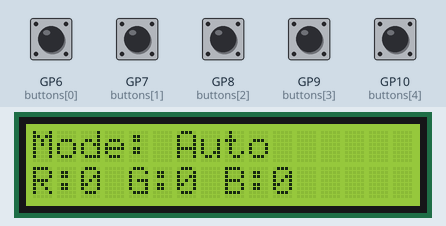
Simulated run of this program. Board: Raspberry Pi Pico running MicroPython. Parts: 16×2 character LCD. The inputs (shaded band) are chosen by the test bench; at power-on: GP6 (buttons[0]), GP7 (buttons[1]), GP8 (buttons[2]), GP9 (buttons[3]), GP10 (buttons[4]) HIGH. Library files of the repository ran but are not shown: pico_i2c_lcd.py.

Above: at 1.2 s.
1.3 s: GP6 (buttons[0]) pulled LOW for 0.15 s
At 2.1 s:
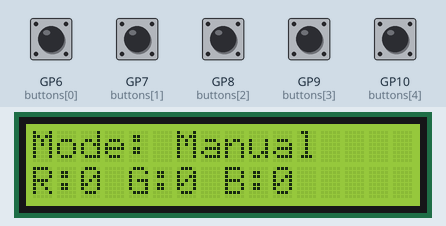
3.0 s: GP8 (buttons[2]) pulled LOW for 0.15 s
At 3.4 s:
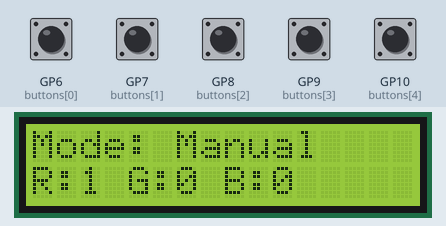
4.6 s: GP9 (buttons[3]) pulled LOW for 0.15 s
At 5.9 s:
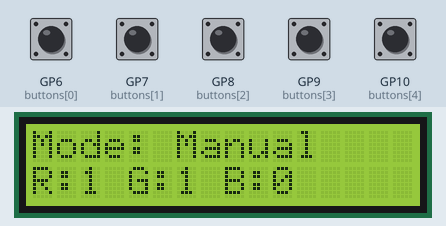
6.2 s: GP10 (buttons[4]) pulled LOW for 0.15 s
At 7.3 s:
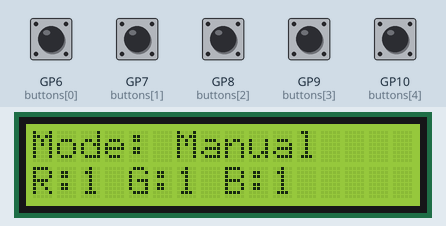
7.8 s: GP6 (buttons[0]) pulled LOW for 1 s
At 9.5 s:
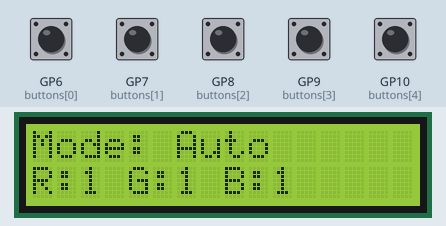
Timing chart, 0 to 11.0 s (numbered marks = the images above; inputs shaded):
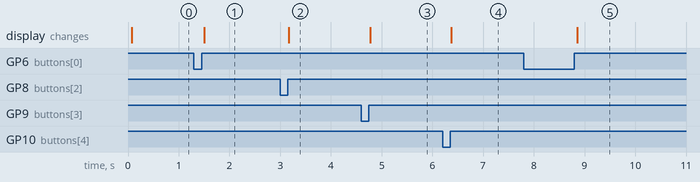

The program:

main.py
```python
from machine import UART, I2C, Pin
from pico_i2c_lcd import I2cLcd
import time

# Khởi tạo UART cho cảm biến GY-33 (GP16 TX, GP17 RX)
uart_sensor = UART(0, 9600, tx=Pin(16), rx=Pin(17))
# Khởi tạo UART để gửi dữ liệu màu (GP4 TX, GP5 RX)
uart_send = UART(1, 9600, tx=Pin(4), rx=Pin(5))

# Khởi tạo I2C cho LCD (GP0 SDA, GP1 SCL)
i2c = I2C(0, sda=Pin(0), scl=Pin(1), freq=400000)
I2C_ADDR = 0x27  # Địa chỉ I2C của LCD
NUM_LINES = 2
NUM_COLUMNS = 16
lcd = I2cLcd(i2c, I2C_ADDR, NUM_LINES, NUM_COLUMNS)

button_pins = [6, 7, 8, 9, 10]  # Nút 1, 2, 3, 4, 5
buttons = [machine.Pin(pin, machine.Pin.IN, machine.Pin.PULL_UP) for pin in button_pins]
previous_states = [1] * len(buttons)  # Mặc định là 1 (nhả, do pull-up)
change_counts = [0] * len(buttons)

# Biến đếm số lượng màu
color_counts = {'R': 0, 'G': 0, 'B': 0}
auto_mode = True
# Hiển thị ban đầu trên LCD
lcd.clear()
lcd.move_to(0, 0)
lcd.putstr("Mode: Auto")
lcd.move_to(0, 1)
lcd.putstr("R:0 G:0 B:0")
#reset biến đếm
def reset_counts():
    global color_counts
    color_counts = {'R': 0, 'G': 0, 'B': 0}
    update_lcd()

# Hàm cập nhật LCD
def update_lcd():
    lcd.move_to(0, 0)
    lcd.putstr("Mode: Auto  " if auto_mode else "Mode: Manual")
    lcd.move_to(0, 1)
    lcd.putstr("R:{} G:{} B:{}".format(color_counts['R'], color_counts['G'], color_counts['B']))
# Khởi tạo cảm biến
uart_sensor.write(b'\xA5\x01\xA6')
time.sleep(0.01)

# Biến lưu trữ
Re_buf = bytearray(8)
counter = 0
current_color = 'N'

def check_buttons():
    global previous_states, change_counts, auto_mode
    for i in range(len(buttons)):
        current_state = buttons[i].value()
        if current_state != previous_states[i]:
            time.sleep_ms(5)  # Chống dội 5ms
            if buttons[i].value() == current_state:  # Kiểm tra lại để xác nhận
                change_counts[i] += 1
                previous_states[i] = current_state
                if change_counts[i] == 2:
                    if i == 0:  # Nút 1: Chuyển chế độ
                        auto_mode = not auto_mode
                        update_lcd()
                    elif i == 1:  # Nút 2: Reset biến đếm
                        reset_counts()
                    elif not auto_mode:  # Nút 3, 4, 5: Gửi R, G, B
                        if i == 2:
                            uart_send.write('R'.encode('ascii'))
                            color_counts['R'] += 1
                        elif i == 3:
                            uart_send.write('G'.encode('ascii'))
                            color_counts['G'] += 1
                        elif i == 4:
                            uart_send.write('B'.encode('ascii'))
                            color_counts['B'] += 1
                        update_lcd()
                    change_counts[i] = 0


while True:
    check_buttons()
    if uart_sensor.any():
        if(auto_mode):
            byte = uart_sensor.read(1)[0]
            if counter == 0 and byte != 0x5A:
                continue
            Re_buf[counter] = byte
            counter += 1
            if counter == 8:
                sum = 0
                for i in range(7):
                    sum = (sum + Re_buf[i]) % 256
                if sum == Re_buf[7]:
                    R = Re_buf[4]
                    G = Re_buf[5]
                    B = Re_buf[6]
                    new_color = 'N'
                    if R >= G and R >= B and R > 180:
                        new_color = 'R'
                    elif G >= R and G >= B and G > 100:
                        new_color = 'G'
                    elif B >= R and B >= G and B > 180:
                        new_color = 'B'
                    if new_color != current_color:
                        if new_color in color_counts:
                            color_counts[new_color] += 1
                            update_lcd()
                        uart_send.write(new_color.encode('ascii'))
                        if new_color == 'R':
                            print("Red:", R)
                        elif new_color == 'G':
                            print("Green:", G)
                        elif new_color == 'B':
                            print("Blue:", B)
                        else:
                            print("NONE")
                        current_color = new_color
                counter = 0
```

Measured:
- after the input at 1.3 s, the display: changes after 0.20 s (image 1)
- after the input at 3.0 s, the display: changes after 0.17 s (image 2)
- after the input at 4.6 s, the display: changes after 0.17 s (image 3)
- after the input at 6.2 s, the display: changes after 0.18 s (image 4)
- after the input at 7.8 s, the display: changes after 1.1 s (image 5)
